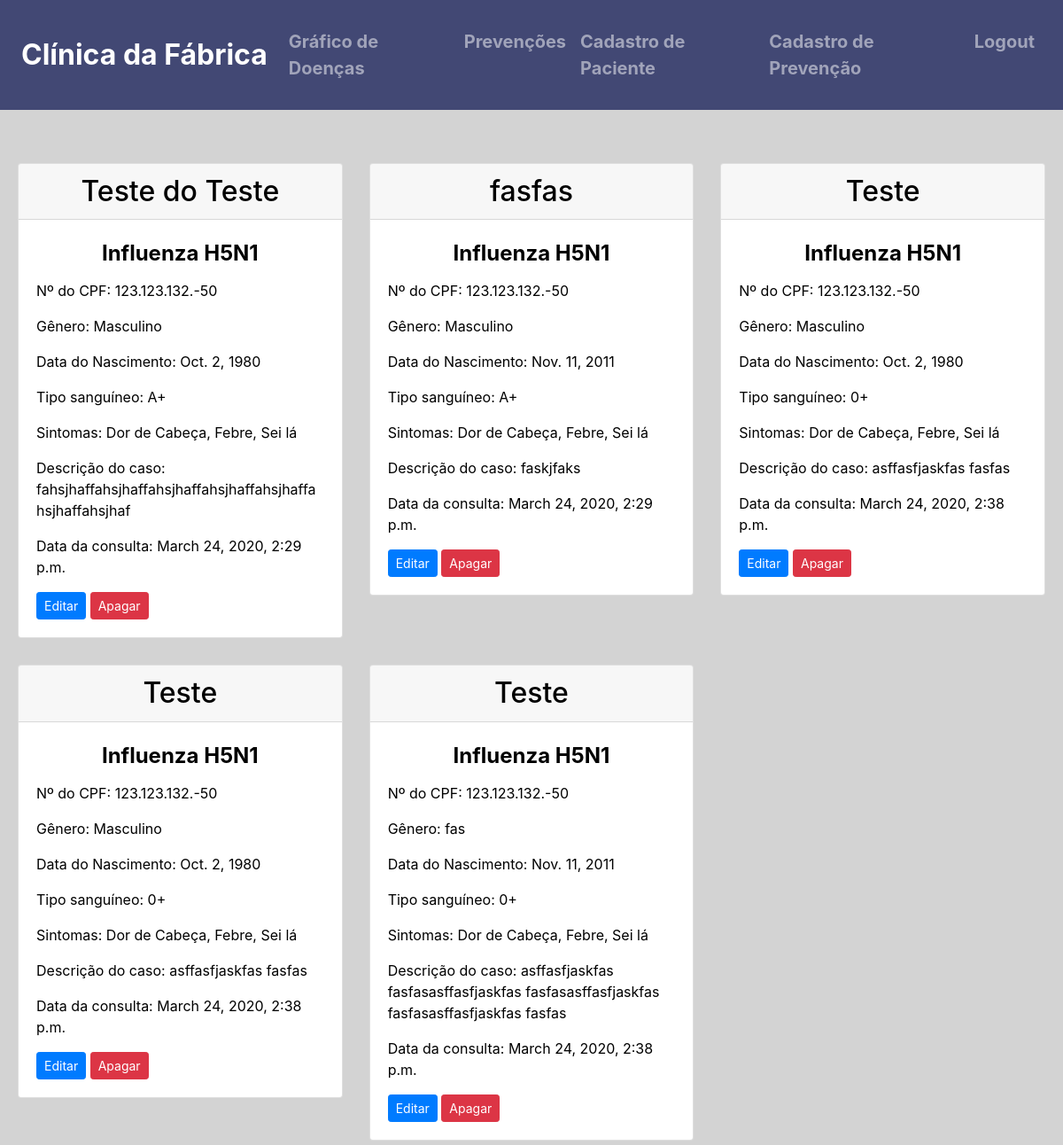
Before: / (signed in) with the older database file.
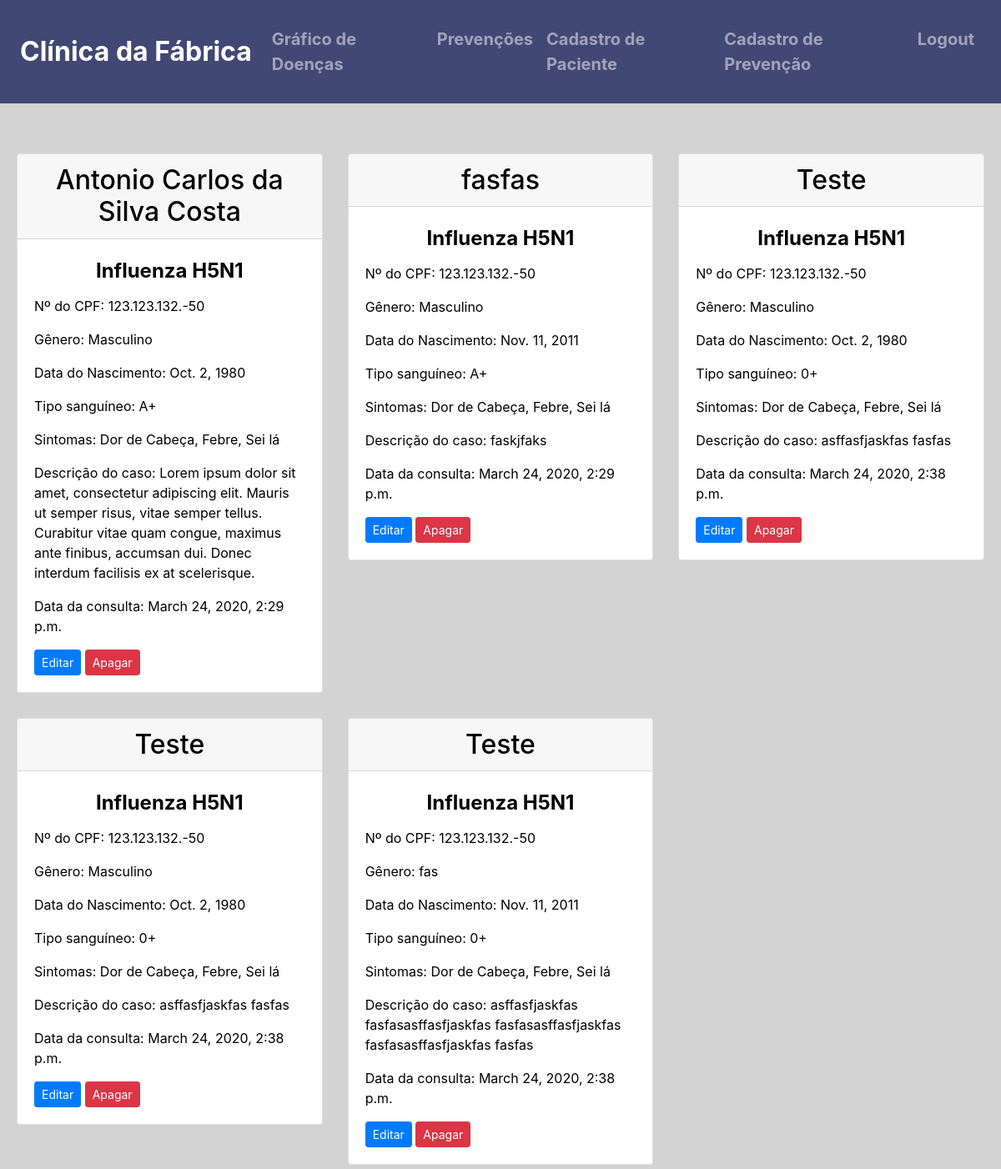
After: the same page with the newer database file.
### base/models.py (models this page shows, shortened)
class Pacientes(models.Model):
    nome = models.CharField(max_length=100, verbose_name="Nome Completo")
    dataNasc = models.DateField(verbose_name="Data do Nascimento")
    genero = models.CharField(max_length=50, verbose_name="Gênero do Paciente")
    cpf = models.CharField(max_length=50, verbose_name="Número do CPF")
    tipoSang = models.CharField(max_length=50, verbose_name="Tipo Sanguíneo")
    sintomas = models.CharField(max_length=150, verbose_name="Sintomas")
    descrCaso = models.TextField(verbose_name="Descrição do Caso")
    gravidade = models.CharField(max_length=50, verbose_name="Grau de Gravidade")
    dataInc = models.DateTimeField(default=timezone.now, verbose_name="Data do Cadastro")

class diagnosticos(models.Model):
    Pacientes = models.OneToOneField(Pacientes, on_delete=models.CASCADE)
    diagnosticos_escolha = (
        ("Covid-19", "Covid-19"),
        ("Influenza", "Influenza"),
        ("Influenza H1N1", "Influenza H1N1"),
        ("Influenza H5N1", "Influenza H5N1"),
    )
    diagnostico = models.CharField(max_length=50, choices=diagnosticos_escolha)

### base/views.py (the view)
# urls.py: path('', views.home, name="base-home"),
@login_required
def home(request):
    context = {
        'Pacientes': Pacientes.objects.all(),
        'diagnosticos': diagnosticos.objects.all(),
    }
    return render(request, 'base/home.html', context)

### base/templates/base/home.html
{% extends 'base/modelo.html' %}
{%block content %}
<div class="row">
    {% for Pacientes in Pacientes %}
    <div class="carddoenca col-lg-4 col-md-6">
        <div class="card">
            <h2 class="card-header">{{ Pacientes.nome }}</h5>
            <div class="card-body">
              <h5 class="card-title"> {{ Pacientes.diagnosticos.diagnostico }}</h5>
              <p class="card-text">Nº do CPF: {{ Pacientes.cpf }}</p>
              <p class="card-text">Gênero: {{ Pacientes.genero }}</p>
              <p class="card-text">Data do Nascimento: {{ Pacientes.dataNasc }}</p>
              <p class="card-text">Tipo sanguíneo: {{ Pacientes.tipoSang }}</p>
              <p class="card-text">Sintomas: {{ Pacientes.sintomas }}</p>
              <p class="card-text">Descrição do caso: {{ Pacientes.descrCaso }}</p>
              <p class="card-text">Data da consulta: {{ Pacientes.dataInc }}</p>
              <a href="{% url 'base-editar' Pacientes.id %}" class="btn btn-primary btn-sm">Editar</a>
              <a href="{% url 'base-apagar' Pacientes.id %}" class="btn btn-danger btn-sm">Apagar</a>
            </div>
          </div>
    </div>
    {% endfor %}
</div>
{% endblock content %}

Changed rows visible on the page:
changed Pacientes: nome "Teste do Teste" → "Antonio Carlos da Silva Costa"; descrCaso "fahsjhaffahsjhaffahsjhaffahsjhaffahsjhaffahsjhaffahsjhaf" → "Lorem ipsum dolor sit amet, consectetur adipiscing elit. Mauris ut semper risus, vitae semper tellus. Curabitur vitae quam congue, maximus ante finibus, accumsan dui. Donec interdum facilisis ex at scelerisque."
